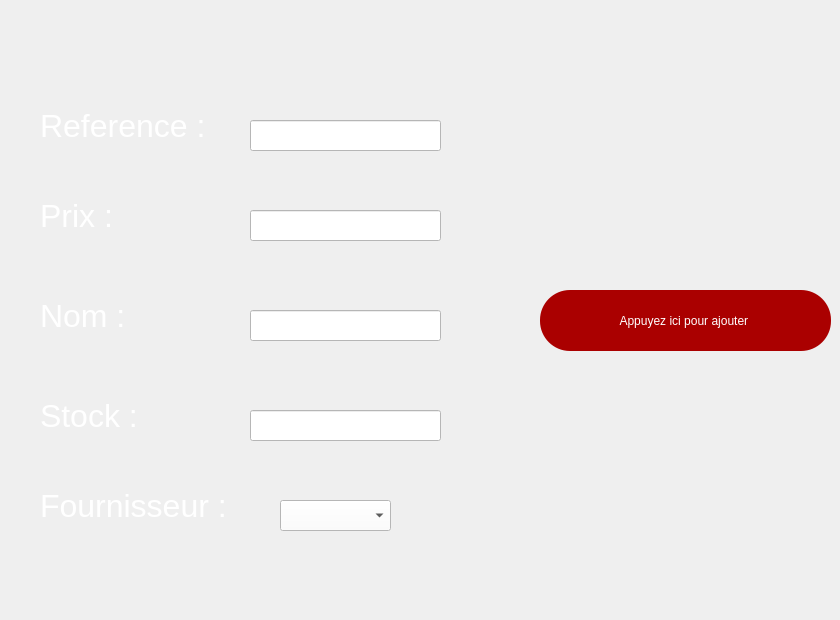
    <widget class="QWidget" name="ajouterp">
     <widget class="QLabel" name="label_2">
      <property name="geometry">
       <rect>
        <x>40</x>
        <y>70</y>
        <width>201</width>
        <height>111</height>
       </rect>
      </property>
      <property name="font">
       <font>
        <pointsize>24</pointsize>
       </font>
      </property>
      <property name="styleSheet">
       <string notr="true">color: rgb(255, 255, 255);</string>
      </property>
      <property name="text">
       <string>Reference :</string>
      </property>
     </widget>
     <widget class="QLabel" name="label_3">
      <property name="geometry">
       <rect>
        <x>40</x>
        <y>260</y>
        <width>201</width>
        <height>111</height>
       </rect>
      </property>
      <property name="font">
       <font>
        <pointsize>24</pointsize>
       </font>
      </property>
      <property name="styleSheet">
       <string notr="true">color: rgb(255, 255, 255);</string>
      </property>
      <property name="text">
       <string>Nom :</string>
      </property>
     </widget>
     <widget class="QLabel" name="label_4">
      <property name="geometry">
       <rect>
        <x>40</x>
        <y>360</y>
        <width>201</width>
        <height>111</height>
       </rect>
      </property>
      <property name="font">
       <font>
        <pointsize>24</pointsize>
       </font>
      </property>
      <property name="styleSheet">
       <string notr="true">color: rgb(255, 255, 255);</string>
      </property>
      <property name="text">
       <string>Stock :</string>
      </property>
     </widget>
     <widget class="QLabel" name="label_5">
      <property name="geometry">
       <rect>
        <x>40</x>
        <y>160</y>
        <width>201</width>
        <height>111</height>
       </rect>
      </property>
      <property name="font">
       <font>
        <pointsize>24</pointsize>
       </font>
      </property>
      <property name="styleSheet">
       <string notr="true">color: rgb(255, 255, 255);</string>
      </property>
      <property name="text">
       <string>Prix :</string>
      </property>
     </widget>
     <widget class="QLineEdit" name="lineEdit_ref">
      <property name="geometry">
       <rect>
        <x>250</x>
        <y>120</y>
        <width>191</width>
        <height>31</height>
       </rect>
      </property>
      <property name="styleSheet">
       <string notr="true">font: italic 22pt &quot;High Tower Text&quot;;
background-color: rgb(255, 255, 255);</string>
      </property>
     </widget>
     <widget class="QLineEdit" name="lineEdit_nom">
      <property name="geometry">
       <rect>
        <x>250</x>
        <y>310</y>
        <width>191</width>
        <height>31</height>
       </rect>
      </property>
      <property name="styleSheet">
       <string notr="true">font: italic 22pt &quot;High Tower Text&quot;;
background-color: rgb(255, 255, 255);</string>
      </property>
     </widget>
     <widget class="QLineEdit" name="lineEdit_prix">
      <property name="geometry">
       <rect>
        <x>250</x>
        <y>210</y>
        <width>191</width>
        <height>31</height>
       </rect>
      </property>
      <property name="styleSheet">
       <string notr="true">font: italic 22pt &quot;High Tower Text&quot;;
background-color: rgb(255, 255, 255);</string>
      </property>
     </widget>
     <widget class="QLineEdit" name="lineEdit_stock">
      <property name="geometry">
       <rect>
        <x>250</x>
        <y>410</y>
        <width>191</width>
        <height>31</height>
       </rect>
      </property>
      <property name="styleSheet">
       <string notr="true">font: italic 22pt &quot;High Tower Text&quot;;
background-color: rgb(255, 255, 255);</string>
      </property>
     </widget>
     <widget class="QPushButton" name="pushButton">
      <property name="geometry">
       <rect>
        <x>70</x>
        <y>550</y>
        <width>81</width>
        <height>61</height>
       </rect>
      </property>
      <property name="text">
       <string/>
      </property>
      <property name="icon">
       <iconset resource="rs.qrc">
        <normaloff>:/img/rs/retour.png</normaloff>:/img/rs/retour.png</iconset>
      </property>
      <property name="iconSize">
       <size>
        <width>60</width>
        <height>60</height>
       </size>
      </property>
      <property name="flat">
       <bool>true</bool>
      </property>
     </widget>
     <widget class="QPushButton" name="ajout">
      <property name="geometry">
       <rect>
        <x>540</x>
        <y>290</y>
        <width>291</width>
        <height>61</height>
       </rect>
      </property>
      <property name="styleSheet">
       <string notr="true">font: 16pt &quot;MS Shell Dlg 2&quot;;
color: rgb(255, 255, 255);
background-color: rgb(170, 0, 0);
border-radius: 30px;</string>
      </property>
      <property name="text">
       <string>Appuyez ici pour ajouter </string>
      </property>
      <property name="icon">
       <iconset resource="rs.qrc">
        <normaloff>:/img/rs/add.png</normaloff>:/img/rs/add.png</iconset>
      </property>
      <property name="iconSize">
       <size>
        <width>50</width>
        <height>50</height>
       </size>
      </property>
     </widget>
     <widget class="QLabel" name="label_14">
      <property name="geometry">
       <rect>
        <x>40</x>
        <y>450</y>
        <width>201</width>
        <height>111</height>
       </rect>
      </property>
      <property name="font">
       <font>
        <pointsize>24</pointsize>
       </font>
      </property>
      <property name="styleSheet">
       <string notr="true">color: rgb(255, 255, 255);</string>
      </property>
      <property name="text">
       <string>Fournisseur :</string>
      </property>
     </widget>
     <widget class="QComboBox" name="comboBox_2">
      <property name="geometry">
       <rect>
        <x>280</x>
        <y>500</y>
        <width>111</width>
        <height>31</height>
       </rect>
      </property>
      <property name="styleSheet">
       <string notr="true">background-color: rgb(255, 255, 255);</string>
      </property>
     </widget>
    </widget>
